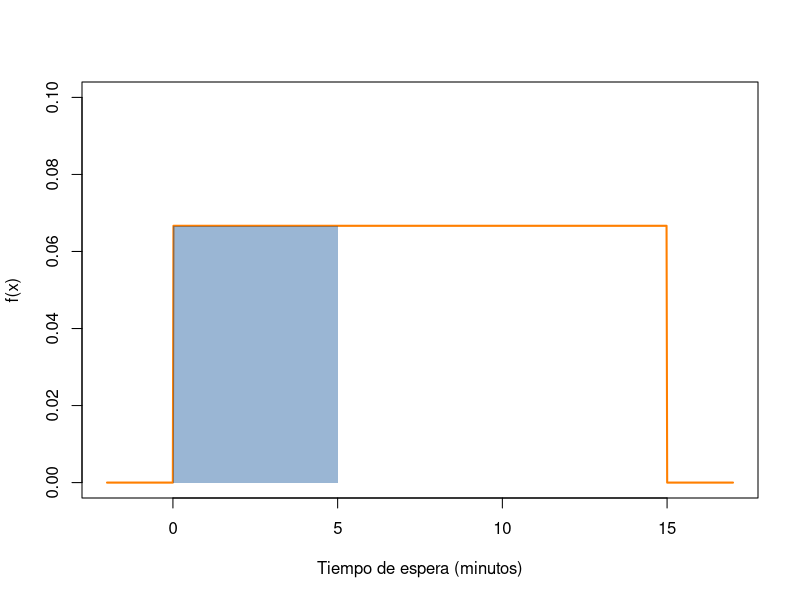
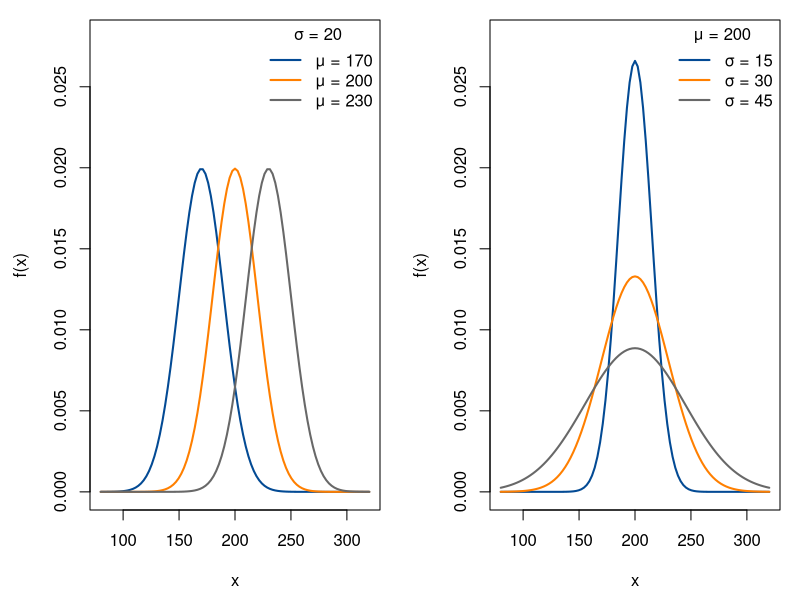
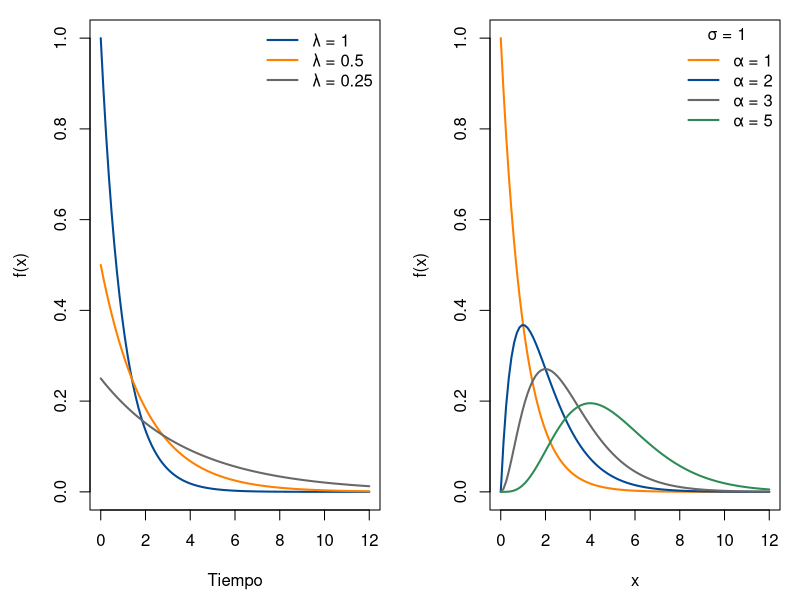
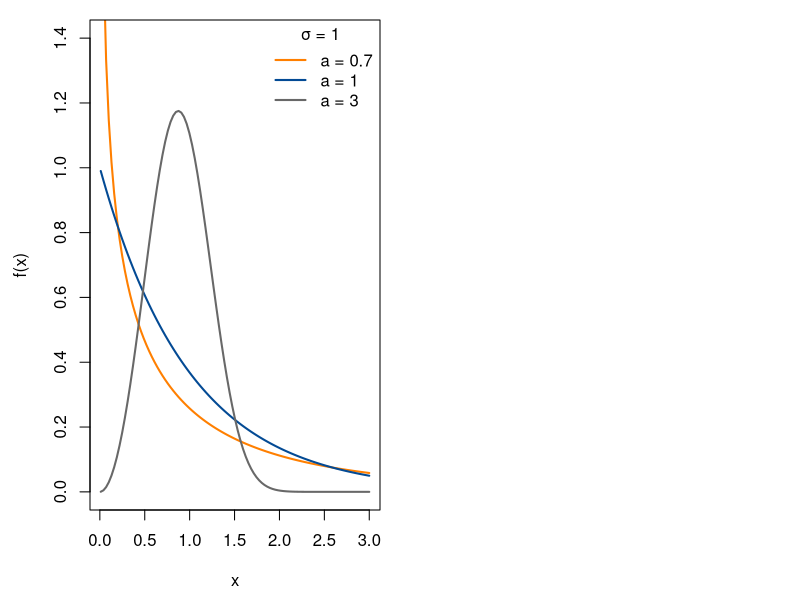

Recreate these plots in R, in order.
## ---- chunk 1
knitr::opts_chunk$set(echo = TRUE, message = FALSE, warning = FALSE, comment = NA, collapse = FALSE)
## ---- chunk 2
curve(dunif(x, min = 0, max = 15), from = -2, to = 17, n = 1000, col = "#FF7F00", lwd = 2,
      ylim = c(0, 0.1), xlab = "Tiempo de espera (minutos)", ylab = "f(x)")
rect(0, 0, 5, 1/15, col = adjustcolor("#034A94", 0.4), border = NA)
## ---- chunk 3
punif(5, min = 0, max = 15)                 # P(X <= 5)
c(media = (0 + 15) / 2, varianza = 15^2 / 12)
## ---- chunk 4
par(mfrow = c(1, 2), mar = c(4.5, 4.5, 1, 1))
colores <- c("#034A94", "#FF7F00", "#686868")
curve(dnorm(x, 170, 20), 80, 320, col = colores[1], lwd = 2, ylim = c(0, 0.028), xlab = "x", ylab = "f(x)")
curve(dnorm(x, 200, 20), add = TRUE, col = colores[2], lwd = 2)
curve(dnorm(x, 230, 20), add = TRUE, col = colores[3], lwd = 2)
legend("topright", c("μ = 170", "μ = 200", "μ = 230"), col = colores, lwd = 2, bty = "n", title = "σ = 20")
curve(dnorm(x, 200, 15), 80, 320, col = colores[1], lwd = 2, ylim = c(0, 0.028), xlab = "x", ylab = "f(x)")
curve(dnorm(x, 200, 30), add = TRUE, col = colores[2], lwd = 2)
curve(dnorm(x, 200, 45), add = TRUE, col = colores[3], lwd = 2)
legend("topright", c("σ = 15", "σ = 30", "σ = 45"), col = colores, lwd = 2, bty = "n", title = "μ = 200")
## ---- chunk 5
1 - pnorm(150, mean = 200, sd = 30)       # P(X > 150)
pnorm(230, 200, 30) - pnorm(170, 200, 30) # P(170 <= X <= 230)
qnorm(0.05, mean = 200, sd = 30)          # peso por debajo del cual queda el 5 % de las barras
## ---- chunk 6
z <- (150 - 200) / 30
z
1 - pnorm(z)     # el mismo resultado que con X: 0.9522
## ---- chunk 7
pnorm(1) - pnorm(-1)
pnorm(2) - pnorm(-2)
pnorm(3) - pnorm(-3)
## ---- chunk 8
pexp(1, rate = 0.25)          # P(X <= 1): falla en el primer año
1 - pexp(2, rate = 0.25)      # P(X > 2): dura más de 2 años
qexp(0.5, rate = 0.25)        # mediana: la mitad de los chips falla antes de este tiempo
## ---- chunk 9
curve(dexp(x, rate = 1), 0, 12, col = "#034A94", lwd = 2, ylim = c(0, 1), xlab = "Tiempo", ylab = "f(x)")
curve(dexp(x, rate = 0.5), add = TRUE, col = "#FF7F00", lwd = 2)
curve(dexp(x, rate = 0.25), add = TRUE, col = "#686868", lwd = 2)
legend("topright", c("λ = 1", "λ = 0.5", "λ = 0.25"), col = c("#034A94", "#FF7F00", "#686868"), lwd = 2, bty = "n")
## ---- chunk 10
(1 - pexp(5, 0.25)) / (1 - pexp(3, 0.25))
1 - pexp(2, 0.25)
## ---- chunk 11
formas <- c(1, 2, 3, 5)
colores <- c("#FF7F00", "#034A94", "#686868", "#2E8B57")
curve(dgamma(x, shape = 1, scale = 1), 0, 12, col = colores[1], lwd = 2, ylim = c(0, 1),
      xlab = "x", ylab = "f(x)")
for (i in 2:4) curve(dgamma(x, shape = formas[i], scale = 1), add = TRUE, col = colores[i], lwd = 2)
legend("topright", paste("α =", formas), col = colores, lwd = 2, bty = "n", title = "σ = 1")
## ---- chunk 12
pgamma(1, shape = 3, scale = 0.5)    # P(la tercera llamada llega en el primer minuto)
3 * 0.5                              # tiempo esperado hasta la tercera llamada
## ---- chunk 13
1 - pweibull(500, shape = 2, scale = 1000)   # P(dura más de 500 horas)
qweibull(0.10, shape = 2, scale = 1000)      # tiempo antes del cual falla el 10 %
1000 * gamma(1 + 1/2)                        # vida media: sigma * Γ(1 + 1/a)
## ---- chunk 14
curve(dweibull(x, shape = 0.7, scale = 1), 0.01, 3, col = "#FF7F00", lwd = 2, ylim = c(0, 1.4),
      xlab = "x", ylab = "f(x)")
curve(dweibull(x, shape = 1, scale = 1), add = TRUE, col = "#034A94", lwd = 2)
curve(dweibull(x, shape = 3, scale = 1), add = TRUE, col = "#686868", lwd = 2)
legend("topright", c("a = 0.7", "a = 1", "a = 3"), col = c("#FF7F00", "#034A94", "#686868"), lwd = 2, bty = "n", title = "σ = 1")
## ---- chunk 15
1 - pnorm(185, mean = 172, sd = 7)
qnorm(0.90, mean = 172, sd = 7)
## ---- chunk 16
1 - pexp(10, rate = 0.2)
## ---- chunk 17
set.seed(2026)
pesos <- rnorm(10000, mean = 200, sd = 30)
mean(pesos >= 140 & pesos <= 260)
## ---- chunk 18
qweibull(0.05, shape = 2, scale = 1000)                                          # garantía
(1 - pweibull(1500, 2, 1000)) / (1 - pweibull(1000, 2, 1000))                    # usado
1 - pweibull(500, 2, 1000)                                                       # nuevo
